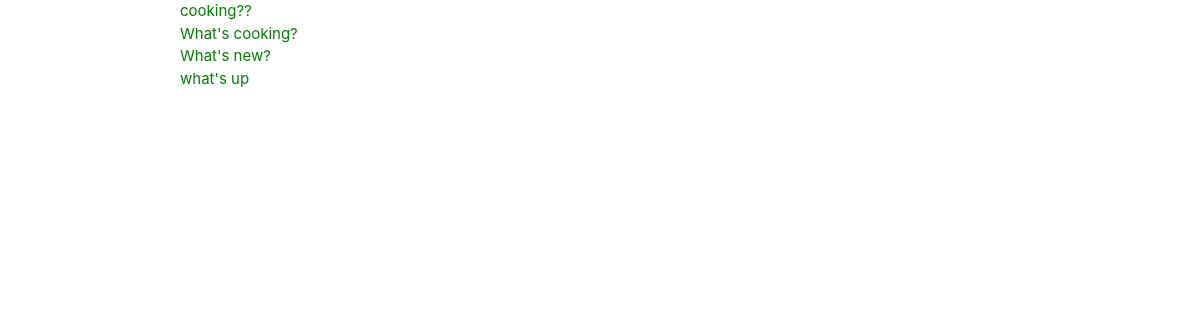
/polls/, run on an earlier commit of the app's database.
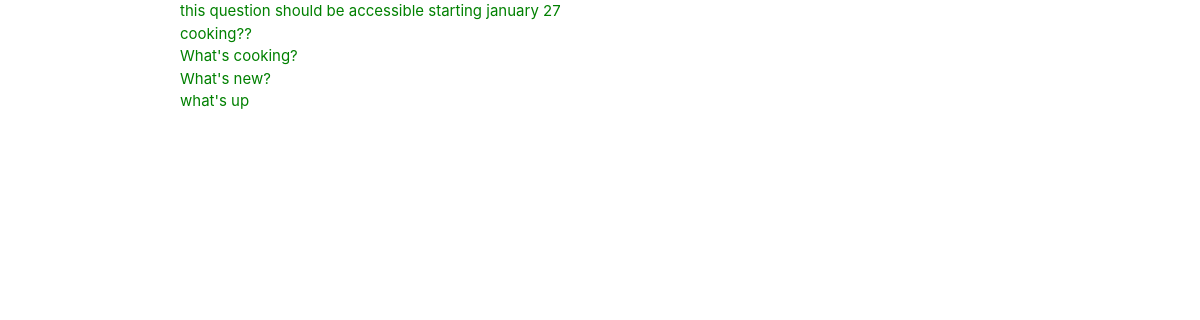
And on a later commit of the database.
### polls/models.py (models this page shows, shortened)
class Question(models.Model):
    question_text = models.CharField(max_length=200)
    pub_date = models.DateTimeField('date published')
    def was_published_recently(self):
        now = timezone.now()
        return now - datetime.timedelta(days=1) <= self.pub_date <= now
    was_published_recently.admin_order_field = 'pub_date'
    was_published_recently.boolean = True
    was_published_recently.short_description = 'published recently ?'

### polls/views.py (the view)
# urls.py: path('', views.IndexView.as_view(), name='index'),
class IndexView(generic.ListView):
    template_name = 'polls/index.html'
    context_object_name = 'latest_question_list'
    def get_queryset(self):
        return Question.objects.filter(
            pub_date__lte=timezone.now()
        ).order_by('-pub_date')[:5]

### polls/templates/polls/index.html (shortened to what this page needs)
{% load static %}
<link rel="stylesheet" type="text/css" href="{% static 'polls/css/style.css' %}">
<link rel="stylesheet" type="text/css" href="{% static 'polls/css/materialize.min.css' %}">
<div class="container">
	{% if latest_question_list %}
	    <ul>
	        {% for question in latest_question_list %}
	         <li>
	             <a href="{% url 'polls:detail' question.id %}">{{      question.question_text }}</a>
	            </li>
	        {% endfor %}
	    </ul>
	{% else %}
	    <p>No polls are available.</p>
	{% endif %}
</div>

What changed in the data, as far as the page shows it:
added Question: question_text "this question should be accessible starting january 27"
